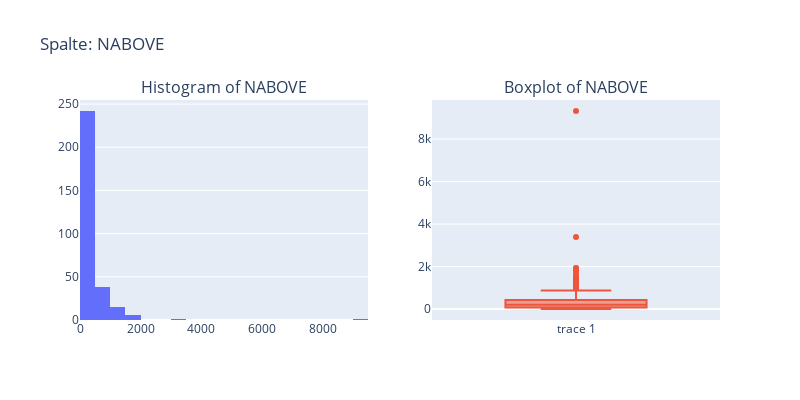
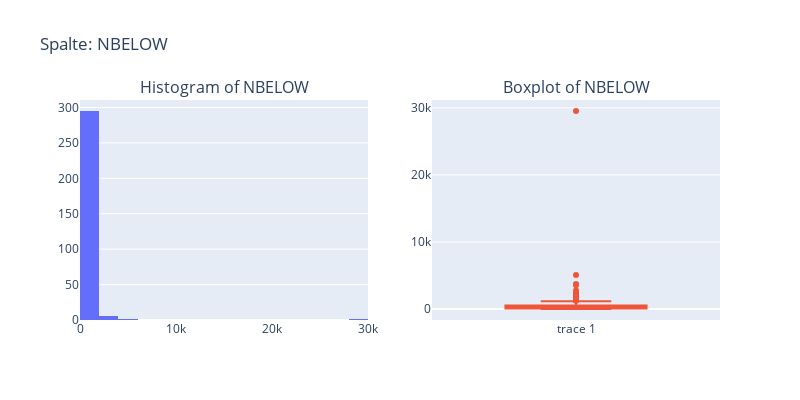
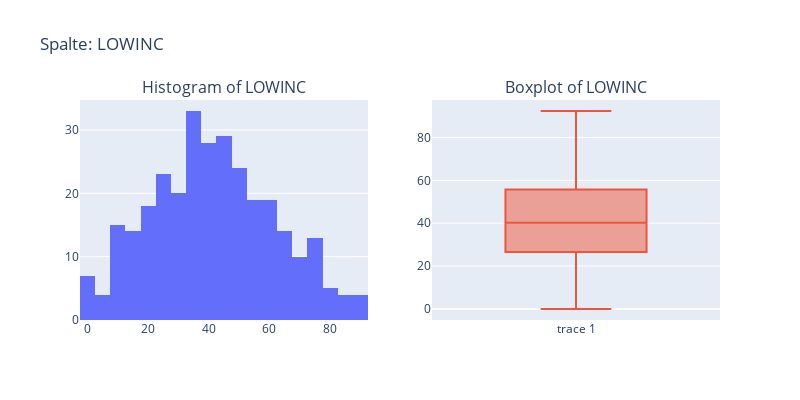
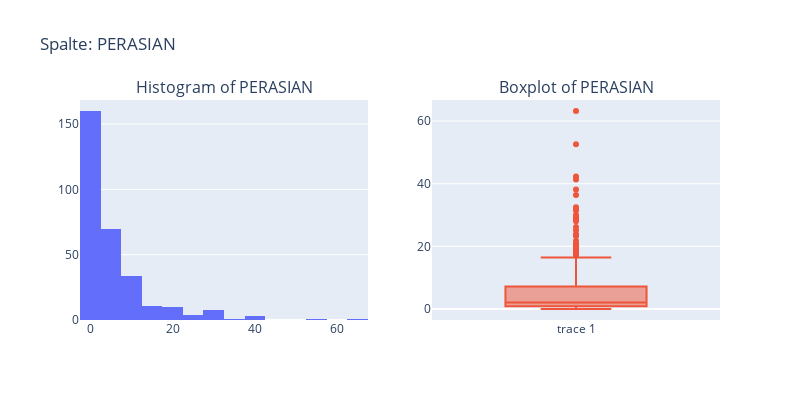

Source (notebook cell) for these figures, in order:
### Code cell
# Identifizieren der numerischen Spalten im DataFrame
numeric_cols = df.select_dtypes(include=['float64', 'int64']).columns

# Erstellen von Histogrammen und Boxplots für jede numerische Spalte
for col in numeric_cols:
    # Erstelle ein Subplot-Layout mit 1 Reihe und 2 Spalten
    fig = make_subplots(rows=1, cols=2, subplot_titles=(f'Histogram of {col}', f'Boxplot of {col}'))
    
    # Histogramm hinzufügen
    fig.add_trace(
        go.Histogram(x=df[col], nbinsx=20), # Sie können die Anzahl der Bins anpassen mit nbinsx
        row=1, col=1
    )
    
    # Boxplot hinzufügen
    fig.add_trace(
        go.Box(y=df[col]),
        row=1, col=2
    )
    
    # Layout anpassen
    fig.update_layout(height=400, width=800, title_text=f"Spalte: {col}", showlegend=False)
    fig.show()

### Figure 1 — Plotly figure (JSON) as saved in the notebook; plotly's stock layout.template omitted (floating-point values rounded to 4 significant figures; data arrays with more than 128 entries replaced by an {"elided": "..."} marker saying what was removed)
{"data": [{"nbinsx": 20, "type": "histogram", "x": {"elided": "303 int values"}, "xaxis": "x", "yaxis": "y"}, {"type": "box", "xaxis": "x2", "y": {"elided": "303 int values"}, "yaxis": "y2"}], "layout": {"annotations": [{"font": {"size": 16}, "showarrow": false, "text": "Histogram of NABOVE", "x": 0.225, "xanchor": "center", "xref": "paper", "y": 1, "yanchor": "bottom", "yref": "paper"}, {"font": {"size": 16}, "showarrow": false, "text": "Boxplot of NABOVE", "x": 0.775, "xanchor": "center", "xref": "paper", "y": 1, "yanchor": "bottom", "yref": "paper"}], "height": 400, "showlegend": false, "title": {"text": "Spalte: NABOVE"}, "width": 800, "xaxis": {"anchor": "y", "autorange": true, "domain": [0, 0.45], "range": [-0.5, 9500.0], "type": "linear"}, "xaxis2": {"anchor": "y2", "autorange": true, "domain": [0.55, 1], "range": [-0.5, 0.5], "type": "category"}, "yaxis": {"anchor": "x", "autorange": true, "domain": [0, 1], "range": [0, 254.7]}, "yaxis2": {"anchor": "x2", "autorange": true, "domain": [0, 1], "range": [-513.8, 9842.0], "type": "linear"}}}

### Figure 2 — Plotly figure (JSON) as saved in the notebook; plotly's stock layout.template omitted (floating-point values rounded to 4 significant figures; data arrays with more than 128 entries replaced by an {"elided": "..."} marker saying what was removed)
{"data": [{"nbinsx": 20, "type": "histogram", "x": {"elided": "303 int values"}, "xaxis": "x", "yaxis": "y"}, {"type": "box", "xaxis": "x2", "y": {"elided": "303 int values"}, "yaxis": "y2"}], "layout": {"annotations": [{"font": {"size": 16}, "showarrow": false, "text": "Histogram of NBELOW", "x": 0.225, "xanchor": "center", "xref": "paper", "y": 1, "yanchor": "bottom", "yref": "paper"}, {"font": {"size": 16}, "showarrow": false, "text": "Boxplot of NBELOW", "x": 0.775, "xanchor": "center", "xref": "paper", "y": 1, "yanchor": "bottom", "yref": "paper"}], "height": 400, "showlegend": false, "title": {"text": "Spalte: NBELOW"}, "width": 800, "xaxis": {"anchor": "y", "autorange": true, "domain": [0, 0.45], "range": [-0.5, 30000.0], "type": "linear"}, "xaxis2": {"anchor": "y2", "autorange": true, "domain": [0.55, 1], "range": [-0.5, 0.5], "type": "category"}, "yaxis": {"anchor": "x", "autorange": true, "domain": [0, 1], "range": [0, 310.5]}, "yaxis2": {"anchor": "x2", "autorange": true, "domain": [0, 1], "range": [-1626.0, 31170.0], "type": "linear"}}}

### Figure 3 — Plotly figure (JSON) as saved in the notebook; plotly's stock layout.template omitted (floating-point values rounded to 4 significant figures; data arrays with more than 128 entries replaced by an {"elided": "..."} marker saying what was removed)
{"data": [{"nbinsx": 20, "type": "histogram", "x": {"elided": "303 float values"}, "xaxis": "x", "yaxis": "y"}, {"type": "box", "xaxis": "x2", "y": {"elided": "303 float values"}, "yaxis": "y2"}], "layout": {"annotations": [{"font": {"size": 16}, "showarrow": false, "text": "Histogram of LOWINC", "x": 0.225, "xanchor": "center", "xref": "paper", "y": 1, "yanchor": "bottom", "yref": "paper"}, {"font": {"size": 16}, "showarrow": false, "text": "Boxplot of LOWINC", "x": 0.775, "xanchor": "center", "xref": "paper", "y": 1, "yanchor": "bottom", "yref": "paper"}], "height": 400, "showlegend": false, "title": {"text": "Spalte: LOWINC"}, "width": 800, "xaxis": {"anchor": "y", "autorange": true, "domain": [0, 0.45], "range": [-2.5, 92.5], "type": "linear"}, "xaxis2": {"anchor": "y2", "autorange": true, "domain": [0.55, 1], "range": [-0.5, 0.5], "type": "category"}, "yaxis": {"anchor": "x", "autorange": true, "domain": [0, 1], "range": [0, 34.74]}, "yaxis2": {"anchor": "x2", "autorange": true, "domain": [0, 1], "range": [-5.13, 97.46], "type": "linear"}}}

### Figure 4 — Plotly figure (JSON) as saved in the notebook; plotly's stock layout.template omitted (floating-point values rounded to 4 significant figures; data arrays with more than 128 entries replaced by an {"elided": "..."} marker saying what was removed)
{"data": [{"nbinsx": 20, "type": "histogram", "x": {"elided": "303 float values"}, "xaxis": "x", "yaxis": "y"}, {"type": "box", "xaxis": "x2", "y": {"elided": "303 float values"}, "yaxis": "y2"}], "layout": {"annotations": [{"font": {"size": 16}, "showarrow": false, "text": "Histogram of PERASIAN", "x": 0.225, "xanchor": "center", "xref": "paper", "y": 1, "yanchor": "bottom", "yref": "paper"}, {"font": {"size": 16}, "showarrow": false, "text": "Boxplot of PERASIAN", "x": 0.775, "xanchor": "center", "xref": "paper", "y": 1, "yanchor": "bottom", "yref": "paper"}], "height": 400, "showlegend": false, "title": {"text": "Spalte: PERASIAN"}, "width": 800, "xaxis": {"anchor": "y", "autorange": true, "domain": [0, 0.45], "range": [-2.5, 67.5], "type": "linear"}, "xaxis2": {"anchor": "y2", "autorange": true, "domain": [0.55, 1], "range": [-0.5, 0.5], "type": "category"}, "yaxis": {"anchor": "x", "autorange": true, "domain": [0, 1], "range": [0, 168.4]}, "yaxis2": {"anchor": "x2", "autorange": true, "domain": [0, 1], "range": [-3.511, 66.71], "type": "linear"}}}
